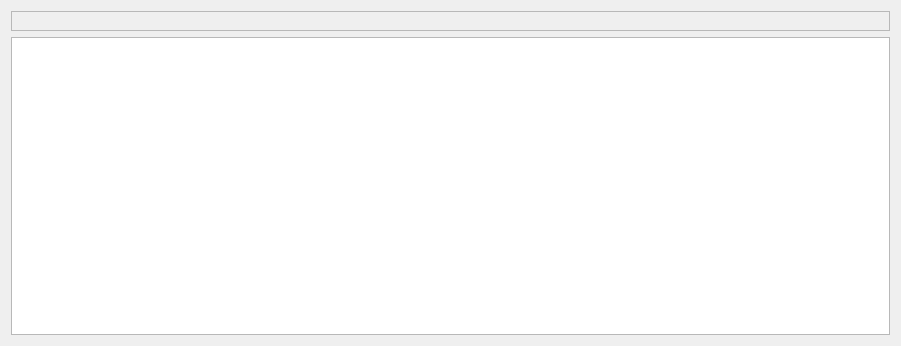
<?xml version="1.0" encoding="UTF-8"?>
<ui version="4.0">
 <class>list_ctrl_ex</class>
 <widget class="QWidget" name="list_ctrl_ex">
  <property name="geometry">
   <rect>
    <x>0</x>
    <y>0</y>
    <width>901</width>
    <height>346</height>
   </rect>
  </property>
  <property name="windowTitle">
   <string>list_ctrl_ex</string>
  </property>
  <layout class="QVBoxLayout" name="verticalLayout_2">
   <item>
    <layout class="QVBoxLayout" name="verticalLayout" stretch="0,0">
     <item>
      <widget class="QTextEdit" name="te_header">
       <property name="enabled">
        <bool>false</bool>
       </property>
       <property name="sizePolicy">
        <sizepolicy hsizetype="Preferred" vsizetype="Fixed">
         <horstretch>0</horstretch>
         <verstretch>0</verstretch>
        </sizepolicy>
       </property>
       <property name="maximumSize">
        <size>
         <width>16777215</width>
         <height>20</height>
        </size>
       </property>
       <property name="verticalScrollBarPolicy">
        <enum>Qt::ScrollBarAlwaysOff</enum>
       </property>
       <property name="horizontalScrollBarPolicy">
        <enum>Qt::ScrollBarAlwaysOff</enum>
       </property>
      </widget>
     </item>
     <item>
      <widget class="QTextEdit" name="te_input">
       <property name="horizontalScrollBarPolicy">
        <enum>Qt::ScrollBarAsNeeded</enum>
       </property>
      </widget>
     </item>
    </layout>
   </item>
  </layout>
 </widget>
 <layoutdefault spacing="6" margin="11"/>
 <resources/>
 <connections/>
</ui>
